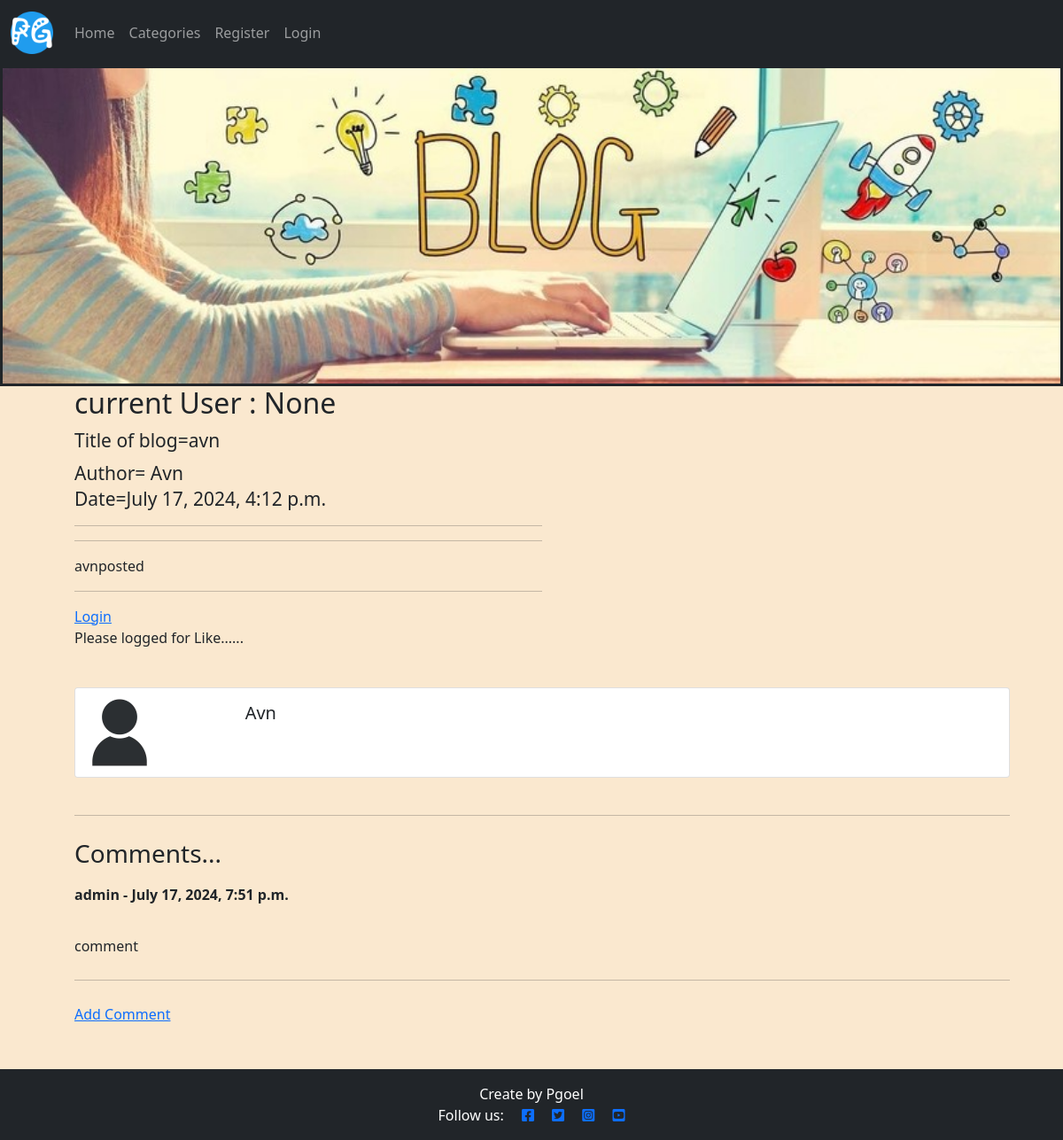
Before: /Blog/23 with the older database file.
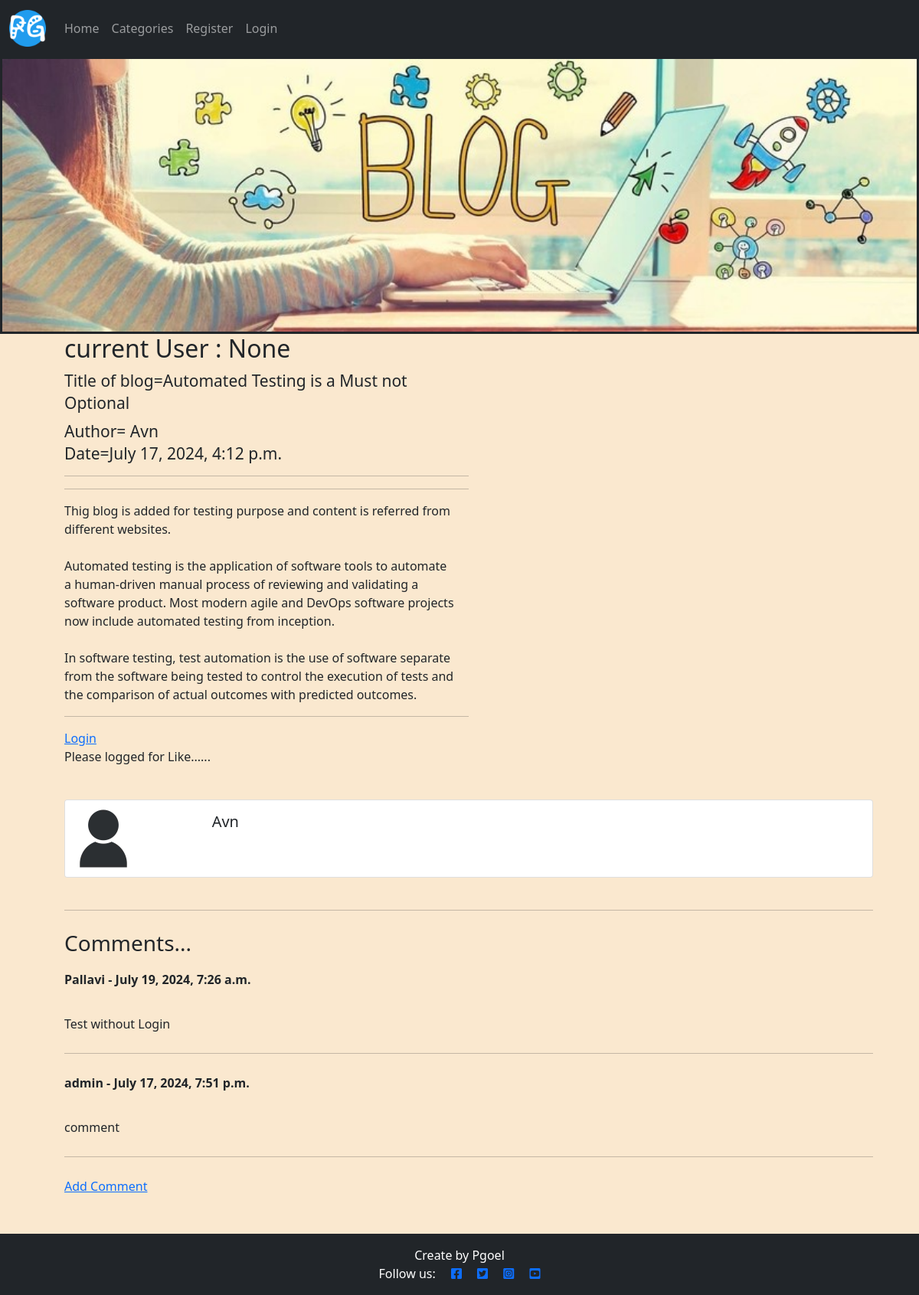
After: the same page with the newer database file.
### blogapp/models.py (models this page shows, shortened)
class Post(models.Model):
    title = models.CharField(max_length=255, unique= False)
    slug = models.SlugField(max_length=200)
    author = models.ForeignKey(get_user_model(), on_delete=models.CASCADE, related_name="blog_posts")
    date_posted = models.DateTimeField(auto_now_add=True)
    category = models.CharField(max_length=255, default='coding')
    content = models.TextField()
    likes = models.ManyToManyField(User,related_name = 'blogpost_like', blank= True)
    update_date = models.DateTimeField(default=timezone.now)
    snippet = models.CharField(max_length=255)
    blog_image = models.ImageField(null=True, blank=True, upload_to="images/" )
    class Meta:
        ordering = ['-date_posted']
    def total_likes(self):
        return self.likes.count()

class Comment(models.Model):
    post = models.ForeignKey(Post, related_name="comments", on_delete=models.CASCADE)
    name = models.CharField(max_length=60)
    content = models.TextField()
    date_posted =  models.DateTimeField(default=timezone.now)
    class Meta:
      ordering = ["-date_posted"]

### blogapp/views.py (the view)
# urls.py: path('Blog/<int:pk>', BlogDetailView.as_view(), name = "post_detail"),
class BlogDetailView(DetailView):
    model = Post
    template_name = 'post_detail.html'
    def get_context_data(self, *args, **kwargs):
        cat_menu = Category.objects.all()
        context = super(BlogDetailView, self).get_context_data(*args, **kwargs)
        context["cat_menu"] = cat_menu
        stuff = get_object_or_404(Post, id=self.kwargs['pk'])
        total_likes = stuff.total_likes()
        liked = False
        if stuff.likes.filter(id=self.request.user.id).exists():
            liked = True
        context['total_likes']= total_likes
        context["liked"] = liked
        return context

### templates/post_detail.html (shortened to what this page needs)
{% extends 'base.html' %}
{% load static %}
{% block content %}
<div class="masthead">
    <div class="container">
        <div class="row g-0">
            <div class="col-md-6 masthead-text">
               <h2> current User : {{user.id}} </h2>
                <h4 class="post-title"> <small>Title of blog={{ post.title }}</small> </h4>
                <h4 class="post-subtitle"><small>Author= {{ post.author }} </small><br>
                    <small>Date={{ post.date_posted }}</small></h4><hr>
                    <hr>
                <div class="card-content">
                    <p class="card-text ">{{ post.content | safe }}
                    </p><hr>
                </div>
            </div>
    {% if user.is_authenticated %}
    <form class="d-inline" action ="{% url 'like_post' post.pk %}" method="post">
        {% csrf_token %}
        {% if liked %}
            <button type="submit", name="post_id", value="{{ post.id }}", class="btn-like"><i class="fas fa-heart"></i>
                Unlike
            </button>
        {% else %}
            <button type="submit", name="post_id", value="{{ post.id }}", class="btn-like"><i class="fas fa-heart"></i>
                Like
            </button>
        {% endif %}
        <span class="text-secondary"><strong>{{ post.total_likes }}</strong> </span><hr>
    </form>
    {% else %}
    <a href="{% url 'login' %}">Login</a>
        Please logged for Like......
    {% endif %}
</div>
    <br>
<div class="card mb-3">
    <div class="row g-0">
        <div class="col-md-2">
    {% if post.author.profile.profile_pic %}
            <img src="{{ post.author.profile.profile_pic.url }}" class="img-fluid rounded-start" width=100 height=100 alt="profilepic">
    {% else %}
            <img src="{% static 'images/default_profile_pic.png' %}" class="img-fluid rounded-start" width=100 height=100 alt="profilepic" >
    {% endif %}
        </div>
            <div class="col-md-10">
                <div class="card-body">
                    <h5 class="card-title">{{ post.author}}</h5>
                </div>
            </div>
    </div>
</div>
    <hr>
    <h3>Comments...</h3>
    {% if not post.comments.all %}
        No Comments yet...
    {% else %}
            {% for comment in post.comments.all %}
                <strong>
                    {{ comment.name }} -
                    {{ comment.date_posted }}
                </strong>
                <br/>
                    {{ comment.content }}
                <br/>
                <hr>
            {% endfor %}
    {% endif %}
    <a href="{% url 'add_comment' post.pk %}">Add Comment</a>
    <br><br><br><br><br>
</div>
{% endblock %}

Changed rows visible on the page:
changed Post "Avn": title "avn" → "Automated Testing is a Must not Optional"; content "avnposted" → "Thig blog is added for testing purpose and content is referred from different websites. Automated testing is the application of software tools to automate a human-driven manual process of reviewing and validating a software product. Most modern agile and DevOps software projects now include automated testing from inception. In software testing, test automation is the use of software separate from the software being tested to control the execution of tests and the comparison of actual outcomes with predicted outcomes."
added Comment: name "Pallavi", date_posted "July 19, 2024, 7:26 a.m.", content "Test without Login"
